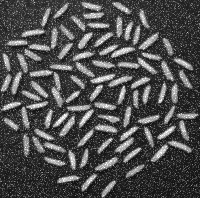
#> input picture Q-5/rice_gaussian_noise.png, 200 x 198 px
$ jupyter execute Q5.ipynb
#> lines starting #> are read from the running program, lines starting #| are printed output that depends on the picture; after the words box and inside, x2 and y2 are one past the last pixel; in counts of white or black regions, pixels touching at a corner belong together
[cell 1]
import numpy as np
import cv2
from matplotlib import pyplot as plt

image = cv2.imread('rice_gaussian_noise.png')
#> image is the input picture: shape (198, 200, 3); min 10, max 255, mean 78.4
noise_removed_img =	cv2.fastNlMeansDenoising(image, None,40,7,21)

images = [image, noise_removed_img]

titles = ['Original Image', 'Image after noise remove']

plt.figure(figsize=(10, 8))
for i in range(2):
    plt.subplot(1, 2, i+1)
    plt.imshow(images[i], 'gray')
    plt.title(titles[i])
    plt.xticks([]), plt.yticks([])

plt.show()
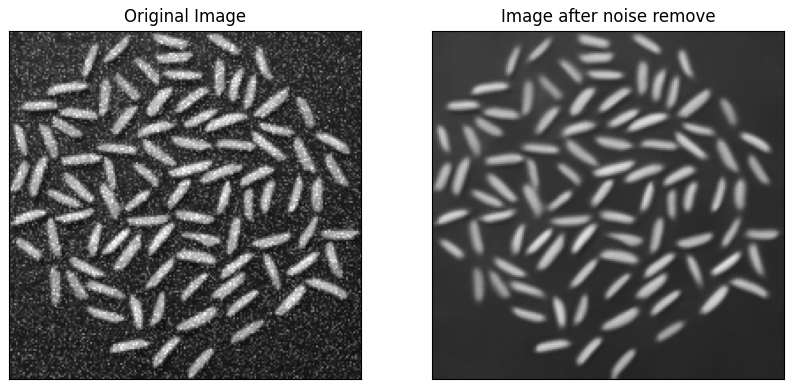
#> figure drawn by matplotlib, 2 panels

[cell 2]
import numpy as np
import cv2
from matplotlib import pyplot as plt

image = cv2.imread('rice_salt_pepper_noise.png')
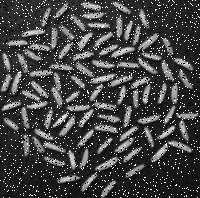
#> input picture Q-5/rice_salt_pepper_noise.png, 200 x 198 px
#> image is the input picture: shape (198, 200, 3); min 0, max 255, mean 69
noise_removed_img =	cv2.fastNlMeansDenoising(image, None,40,7,21)
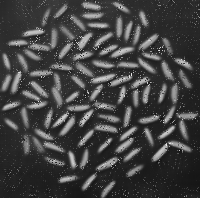
#> noise_removed_img: shape (198, 200, 3); min 10, max 235, mean 65.7

images = [image, noise_removed_img]

titles = ['Original Image', 'Image after noise remove']

plt.figure(figsize=(10, 8))
for i in range(2):
    plt.subplot(1, 2, i+1)
    plt.imshow(images[i], 'gray')
    plt.title(titles[i])
    plt.xticks([]), plt.yticks([])

plt.show()

[cell 3]
import cv2 as cv
import matplotlib.pyplot as plt

image = cv.imread("rice_salt_pepper_noise.png", cv.IMREAD_GRAYSCALE)
#> image: shape (198, 200); min 0, max 255, mean 69

_, binary_image = cv.threshold(image, 0, 255, cv.THRESH_BINARY + cv.THRESH_OTSU)
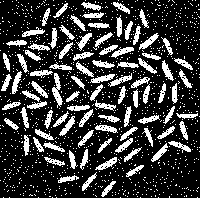
#> binary_image: shape (198, 200); 23.4% white; 1186 white regions (1095 under 20 px), largest, box (x1, y1, x2, y2) and area: (52, 73, 63, 108) 171, (139, 33, 159, 50) 118, (90, 74, 115, 83) 116

plt.subplot(121), plt.imshow(image, cmap='gray'), plt.title('Original Image')
plt.subplot(122), plt.imshow(binary_image, cmap='gray'), plt.title('Segmented Image (Otsu)')
plt.show()

[cell 4]
import cv2 as cv
import matplotlib.pyplot as plt
import numpy as np

image = cv.imread('rice_salt_pepper_noise.png', cv.IMREAD_GRAYSCALE)

kernel_open = np.ones((5, 5), np.uint8)
image_opened = cv.morphologyEx(image, cv.MORPH_OPEN, kernel_open, iterations=2)
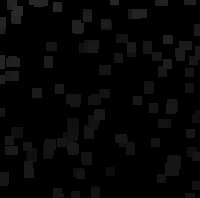
#> image_opened: shape (198, 200); min 0, max 41, mean 5.1

kernel_close = np.ones((5, 5), np.uint8)
image_closed = cv.morphologyEx(image_opened, cv.MORPH_CLOSE, kernel_close, iterations=10)
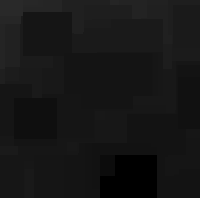
#> image_closed: shape (198, 200); min 0, max 41, mean 21.6

plt.subplot(131), plt.imshow(image, cmap='gray'), plt.title('Original Image')
plt.subplot(132), plt.imshow(image_opened, cmap='gray'), plt.title('Opened Image')
plt.subplot(133), plt.imshow(image_closed, cmap='gray'), plt.title('Closed Image')
plt.show()

[cell 5]
import cv2 as cv
import numpy as np
import matplotlib.pyplot as plt

im = cv.imread('rice_gaussian_noise.png', cv.IMREAD_GRAYSCALE)
#> im: shape (198, 200); min 10, max 255, mean 78.4

denoised_im = cv.fastNlMeansDenoising(im, None, h=28, searchWindowSize=10)
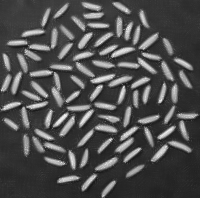
#> denoised_im: shape (198, 200); min 23, max 247, mean 77.9

_, segmented_image = cv.threshold(denoised_im, 0, 255, cv.THRESH_BINARY + cv.THRESH_OTSU)
#> segmented_image: shape (198, 200); 21.8% white; 90 white regions, largest, box (x1, y1, x2, y2) and area: (118, 58, 157, 74) 205, (52, 72, 63, 107) 182, (59, 116, 75, 136) 126

kernel = cv.getStructuringElement(cv.MORPH_ELLIPSE, (5, 5))

closed_image = cv.morphologyEx(segmented_image, cv.MORPH_CLOSE, kernel)
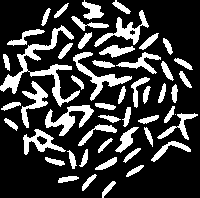
#> closed_image: shape (198, 200); 23.5% white; 52 white regions (1 under 20 px), largest, box (x1, y1, x2, y2) and area: (0, 25, 80, 107) 1268, (73, 52, 132, 101) 603, (45, 105, 94, 136) 594

opened_image = cv.morphologyEx(closed_image, cv.MORPH_OPEN, kernel)
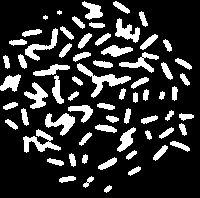
#> opened_image: shape (198, 200); 19.7% white; 68 white regions (2 under 20 px), largest, box (x1, y1, x2, y2) and area: (77, 63, 131, 98) 462, (23, 129, 61, 153) 368, (45, 113, 75, 136) 334

num_labels, labels = cv.connectedComponents(opened_image)
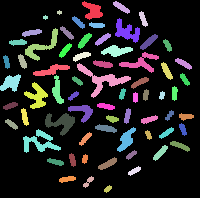
#> labels: shape (198, 200) int32; 69 distinct labels, from 0 to 68; one colour per label, 0 black
#> num_labels = 69

num_rice_grains = num_labels - 1
#> num_rice_grains = 68

print('Number of rice grains : ', num_rice_grains)
#| Number of rice grains :  68
